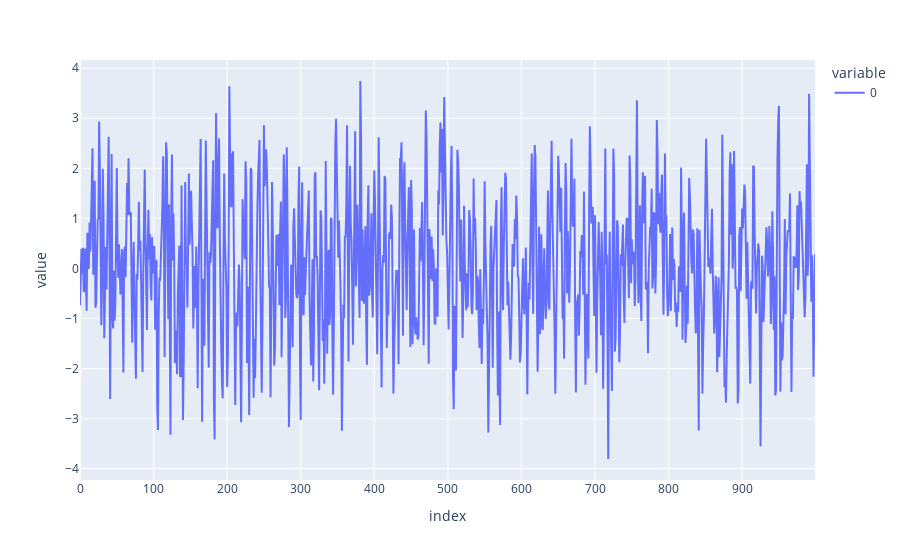

The code cell stored with this chart in its notebook:
### Markdown cell above
### 2. Simulated moving average process

### Code cell
x = arima_process.arma_generate_sample(ar=[1], ma=[1, .8], nsample=1000)

px.line(x)

### Figure 1 — Plotly figure (JSON) as saved in the notebook; plotly's stock layout.template omitted (floating-point values rounded to 4 significant figures; data arrays with more than 128 entries replaced by an {"elided": "..."} marker saying what was removed)
{"data": [{"hovertemplate": "variable=0<br>index=%{x}<br>value=%{y}<extra></extra>", "legendgroup": "0", "line": {"color": "#636efa", "dash": "solid"}, "marker": {"symbol": "circle"}, "mode": "lines", "name": "0", "orientation": "v", "showlegend": true, "type": "scatter", "x": {"elided": "1000 int values"}, "xaxis": "x", "y": {"elided": "1000 float values"}, "yaxis": "y"}], "layout": {"legend": {"title": {"text": "variable"}, "tracegroupgap": 0}, "margin": {"t": 60}, "xaxis": {"anchor": "y", "domain": [0, 1], "title": {"text": "index"}}, "yaxis": {"anchor": "x", "domain": [0, 1], "title": {"text": "value"}}}}
